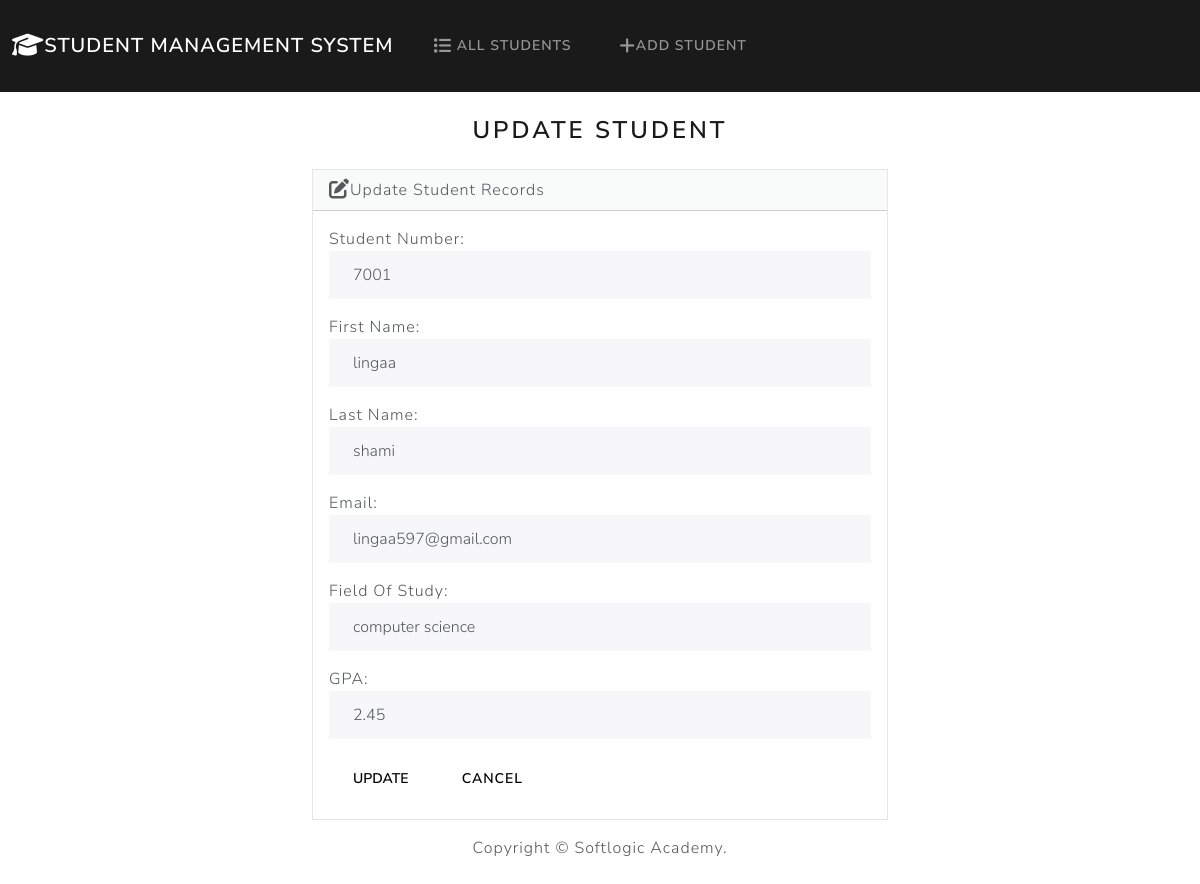
Screenshot of /edit/5 with the database file from the repository.
### students/models.py (models this page shows, shortened)
class Students(models.Model):
    student_number = models.PositiveIntegerField()
    first_name = models.CharField(max_length=50)
    last_name = models.CharField(max_length=50)
    email = models.EmailField(max_length=100)
    field_of_study = models.CharField(max_length=50)
    gpa = models.FloatField()

### students/views.py (the view)
# urls.py: path('edit/<int:id>', views.edit, name='edit'),
def edit(request,id):
    if request.method == 'POST':
        student = Students.objects.get(pk=id)
        form = StudentForm(request.POST, instance=student)
        return render(request, 'students/edit.html',{
            'form': form,
            'success': True
        })
    else:
        student = Students.objects.get(pk=id)
        form = StudentForm(instance=student)
    return render(request,'students/edit.html',{
        'form': form
    })

### students/forms.py
class StudentForm(forms.ModelForm):
    class Meta:
        model = Students
        fields = ['student_number','first_name','last_name','email','field_of_study','gpa']
        labels = {
            'student_number':'Student Number',
            'first_name':'First Name',
            'last_name':'Last Name',
            'email':'Email',
            'field_of_study':'Field Of Study',
            'gpa':'GPA'
        }
        widgets = {
            'student_number': forms.NumberInput(attrs={'class': 'form-control'}),
            'first_name': forms.TextInput(attrs={'class': "form-control"}),
            'last_name': forms.TextInput(attrs={'class': "form-control"}),
            'email': forms.EmailInput(attrs={'class': "form-control"}),
            'field_of_study': forms.TextInput(attrs={'class': "form-control"}),
            'gpa': forms.NumberInput(attrs={'class': 'form-control'}),
        }

### students/templates/students/edit.html (shortened to what this page needs)
{% extends "students/base.html" %}
{% block body %}
    <h3 class="text-center m-4">Update Student</h3>
    {% if success %}
        <div class="alert alert-success" role="alert">
            The Student Information Updated Successfully.
            <a href="{% url 'index' %}" class="alert-link">Go To Home Page.</a>
        </div>
    {% else %}
        <div class="row justify-content-center">
            <div class="col-6">
                <div class="card bg-light mb-3">
                    <div class="card-header">
                        <i class="fa-solid fa-pen-to-square fa-lg"></i>Update Student Records
                    </div>
                    <div class="card-body">
                     <form action="" method="POST">
                        {{ form.as_p }}
                        <button type="submit" class="btn btn-secondary">Update</button>
                        <a href="{% url 'index' %}" class="btn btn-secondary">Cancel</a>
                     </form>
                    </div>
                </div>
            </div>
        </div>
    {% endif %}
{% endblock %}

### rows the page displays
Students: student_number "7001", first_name "lingaa", last_name "shami", email "lingaa597@gmail.com", field_of_study "computer science", gpa "2.45"
